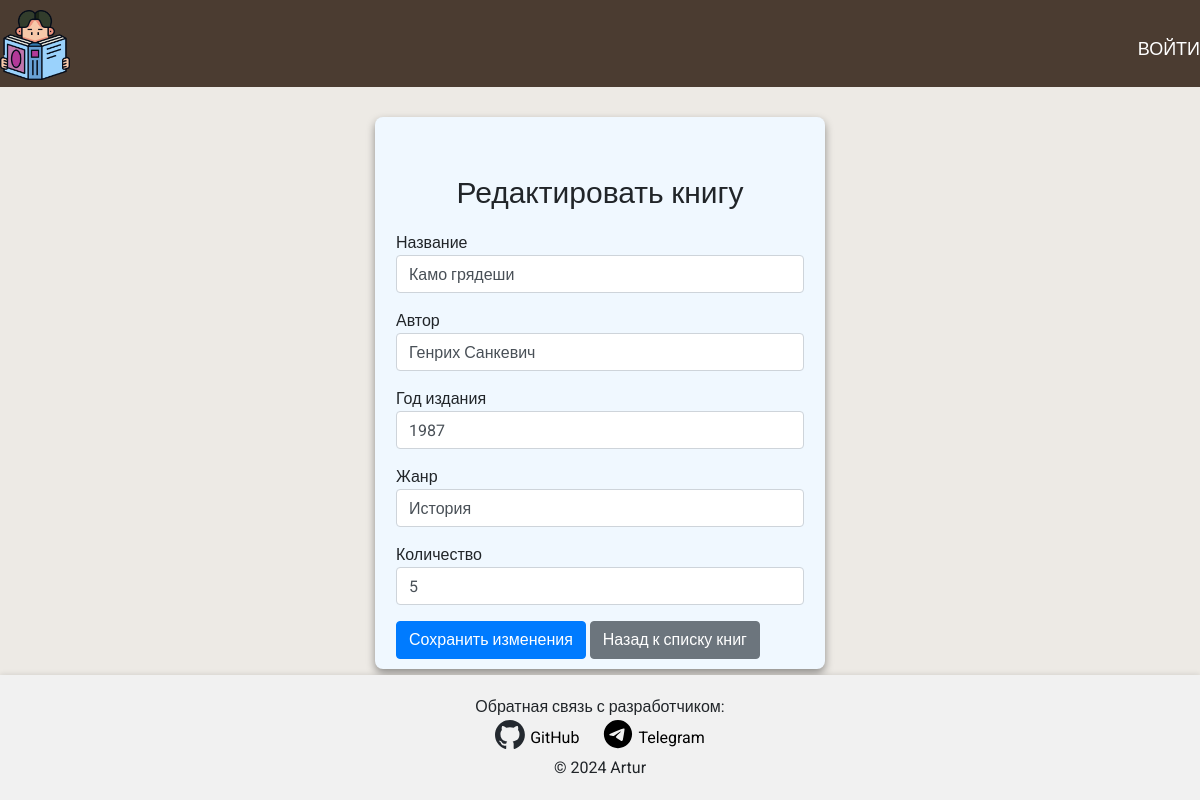
Before: /edit_book/3 with the older database file.
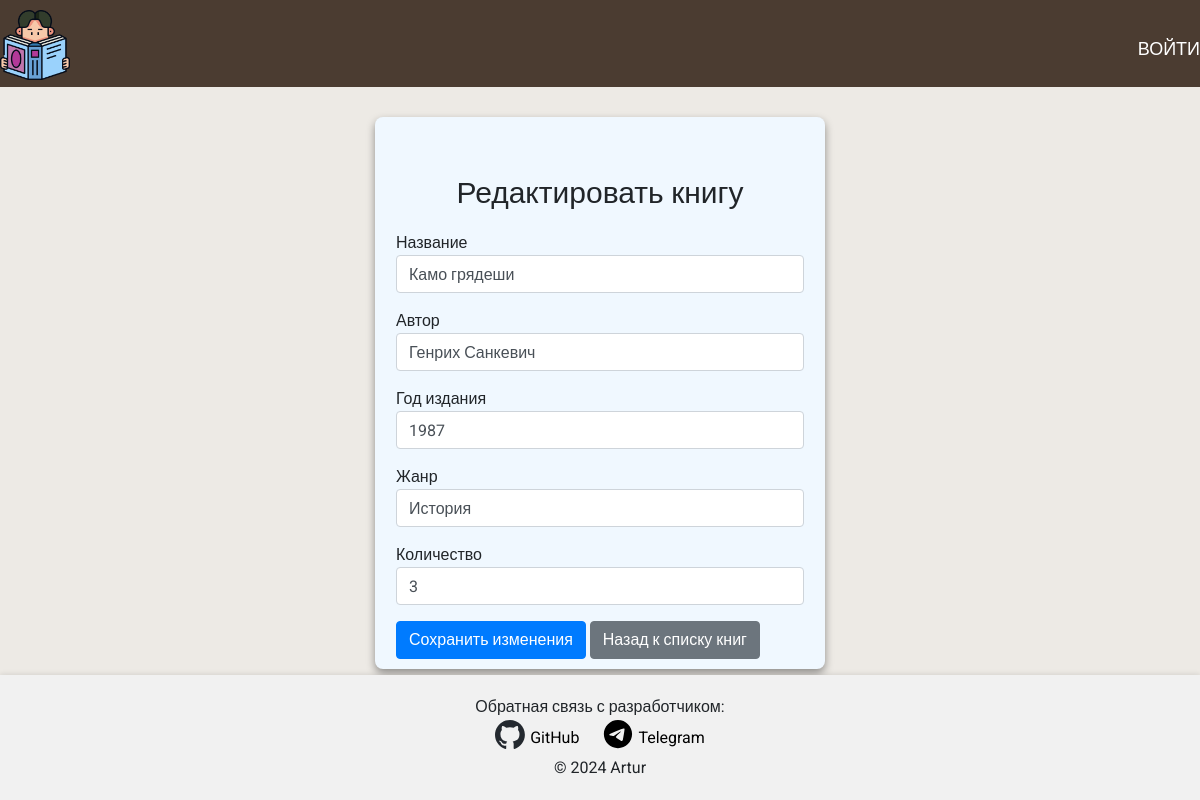
After: the same page with the newer database file.
### semestr_task/models.py (models this page shows, shortened)
class Book(db.Model):
    __tablename__ = 'books'
    id = db.Column(db.Integer, primary_key=True)
    title = db.Column(db.String(255), nullable=False)
    author = db.Column(db.String(255), nullable=False)
    publication_year = db.Column(db.Integer)
    genre = db.Column(db.String(100))
    copies = db.Column(db.Integer, default=1)

### app.py (the view, shortened to what this page needs)
@app.route('/edit_book/<int:book_id>', methods=['GET', 'POST'])
def edit_book(book_id):
    book = Book.query.get(book_id)
    if not book:
        flash('Книга не найдена.', 'danger')
        return redirect(url_for('books'))
    form = BookForm(obj=book)  # Предзаполняем форму данными книги
    return render_template('edit_book.html', form=form, book=book)  # Показываем страницу редактирования

### semestr_task/forms.py
class BookForm(FlaskForm):
    title = StringField('Название', validators=[DataRequired()])
    author = StringField('Автор', validators=[DataRequired()])
    publication_year = IntegerField('Год издания', validators=[DataRequired()])
    genre = StringField('Жанр', validators=[DataRequired()])
    copies = IntegerField('Количество', validators=[DataRequired()])
    submit = SubmitField('Сохранить')

### semestr_task/templates/edit_book.html (shortened to what this page needs)
{% extends "base.html" %}
{% block content %}
<div class="edit-container">
    <div class="form-container">
        <div class="container mt-5">
            <h1>Редактировать книгу</h1>
            <form method="POST" action="">
                <div class="form-group">
                    <label for="title">Название</label>
                    {{ form.title(class="form-control") }}
                </div>
                <div class="form-group">
                    <label for="author">Автор</label>
                    {{ form.author(class="form-control") }}
                </div>
                <div class="form-group">
                    <label for="publication_year">Год издания</label>
                    {{ form.publication_year(class="form-control") }}
                </div>
                <div class="form-group">
                    <label for="genre">Жанр</label>
                    {{ form.genre(class="form-control") }}
                </div>
                <div class="form-group">
                    <label for="copies">Количество</label>
                    {{ form.copies(class="form-control") }}
                </div>
                <button type="submit" class="btn btn-primary">Сохранить изменения</button>
                <a href="{{ url_for('books') }}" class="btn btn-secondary">Назад к списку книг</a>
            </form>
        </div>
    </div>
</div>
{% endblock %}

### semestr_task/templates/base.html (shortened to what this page needs)
<!DOCTYPE html>
<html lang="en">
<head>
    <link rel="stylesheet" href="https://stackpath.bootstrapcdn.com/bootstrap/4.5.2/css/bootstrap.min.css">
    <link rel="stylesheet" href="https://cdnjs.cloudflare.com/ajax/libs/font-awesome/5.15.4/css/all.min.css">
    <link rel="stylesheet" href="{{ url_for('static', filename='css/styles.css') }}">
</head>
<body>
    <header>
        <div class="wrap">
            <div class="header-wrap">
                <a {% if current_user.is_authenticated %} href="{{url_for('index')}}" {% else %}  href="{{url_for('login')}}"{% endif %}>
                    <div class="header_logo">
                        <img src="/static/icons/icon.png" alt="book">
                    </div>
                </a>
                {% if current_user.is_authenticated %}
                    <nav>
                        <ul>
                            <li class="action-item">
                                <a href="{{url_for('books')}}">Книги</a>
                            </li>
                            <li class="action-item">
                                <a href="{{url_for('readers')}}">Читатели</a>
                            </li>
                            <div class="separator"></div>
                            <li>
                                <a href="{{url_for('reports')}}">Отчеты</a>
                            </li>
                            <div class="separator"></div>
                            <li>
                                <a href="{{url_for('logout')}}">Выйти</a>
                            </li>
                        </ul>
                    </nav>
                {% else %}
                    <a href="{{url_for('login')}}"><h1>Войти</h1></a>
                {% endif %}
            </div>
        </div>
    </header>
    <main>
        <div class="container">
            {% block content %}{% endblock %}
        </div>
    </main>
    <footer>
        <p>Обратная связь с разработчиком:</p>
        <a href="https://github.com/Animeshnik94" target="_blank">
            <div class="feedback-icon">
                <img src="/static/icons/github.svg" alt="GitHub">
            </div>
            <p>GitHub</p>
        </a>
        <a href="https://t.me/Artur32342" target="_blank">
            <div class="feedback-icon">
                <img src="/static/icons/telegram.svg" alt="Telegram">
            </div>
            <p>Telegram</p>
        </a>
        <p>&copy; 2024 Artur</p>
    </footer>
</body>
</html>

### semestr_task/static/css/styles.css (style rules this page uses)
html, body, div, span, applet, object, iframe, h1, h2, h3, h4, h5, h6, p, blockquote, pre, a, abbr, acronym, address, big, cite, code, del, dfn, em, img, ins, kbd, q, s, samp, small, strike, strong, sub, sup, tt, var, b, u, i, center, dl, dt, dd, ol, ul, li, fieldset, form, label, legend, table, caption, tbody, tfoot, thead, tr, th, td, article, aside, canvas, details, embed, figure, figcaption, footer, header, hgroup, menu, nav, output, ruby, section, summary, time, mark, audio, video { margin: 0; padding: 0; border: 0; font-size: 100%; vertical-align: baseline; }
article, aside, details, figcaption, figure, footer, header, hgroup, menu, nav, section, summary { display: block; }
h1, h2, h3, h4, h5, h6 { font-weight: normal; }
input { outline: 0; }
article, aside, details, figcaption, figure, footer, header, hgroup, main, nav, section, summary { display: block; }
body { margin: 0; padding-bottom: 130px; background-color: #EDEAE5; font-family: "Roboto", sans-serif; }
.container { margin: 0 auto; max-width: 1500px; }
.wrap { margin: 0 auto; max-width: 1350px; }
header { background-color: #4B3C31; }
header .header-wrap { display: flex; justify-content: space-between; align-items: center; padding-top: 10px; }
header .header-wrap a { font-size: 18px; text-transform: uppercase; color: white; }
header .header-wrap .header_logo { width: 70px; height: auto; }
header .header-wrap .header_logo img { max-width: 100%; height: auto; }
footer { position: fixed; left: 0; bottom: 0; width: 100%; background-color: #f1f1f1; padding: 20px; text-align: center; box-shadow: 0 -1px 5px rgba(0, 0, 0, 0.1); }
footer p { margin: 0; }
footer a { margin: 0 10px; text-decoration: none; color: #000; display: inline-flex; align-items: center; }
footer a .feedback-icon { width: 30px; height: auto; margin-right: 5px; }
footer a .feedback-icon img { width: 100%; height: auto; }
.edit-container { display: flex; justify-content: space-around; align-items: start; margin-top: 30px; }
.edit-container .form-container { width: 450px; padding: 10px 6px; background-color: #f0f8ff; border-radius: 8px; box-shadow: 0 4px 8px rgba(0, 0, 0, 0.4); }
.edit-container .form-container h1 { text-align: center; font-size: 30px; margin-bottom: 20px; }

Changed rows visible on the page:
changed Book "Камо грядеши": copies "5" → "3"
